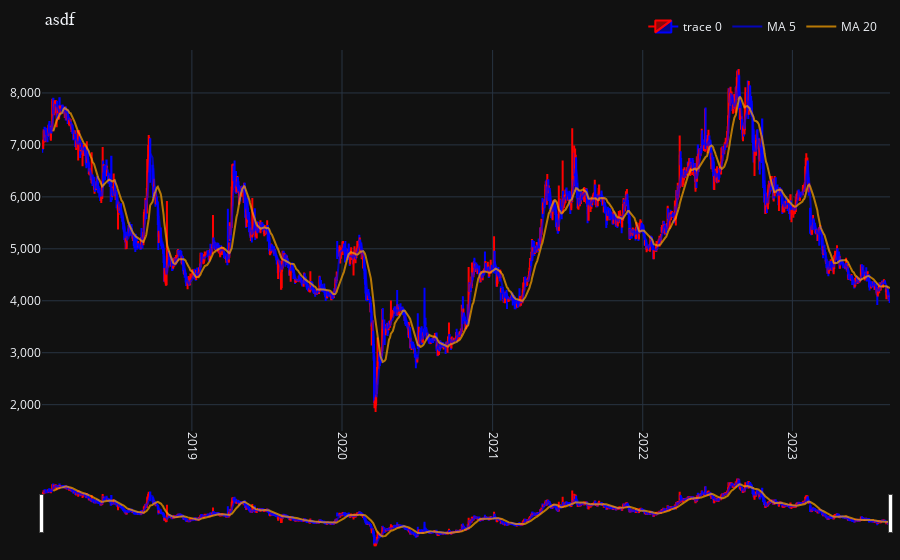

Notebook cell for this chart:
### Code cell
fig = go.Figure(
    data=go.Candlestick(
        x=kor_stock_ohlcv_095570_total['date'],
        open=kor_stock_ohlcv_095570_total['open'],
        high=kor_stock_ohlcv_095570_total['high'],
        low=kor_stock_ohlcv_095570_total['low'],
        close=kor_stock_ohlcv_095570_total['close'],
        increasing_line_color= 'red', decreasing_line_color= 'blue')
)


fig.add_trace(go.Scatter(x=kor_stock_ohlcv_095570_total['date'],
                         y=kor_stock_ohlcv_095570_total['MA5'],
                         opacity=0.7,
                         line=dict(color='blue', width=2),
                         name='MA 5'))
fig.add_trace(go.Scatter(x=kor_stock_ohlcv_095570_total['date'],
                         y=kor_stock_ohlcv_095570_total['MA20'],
                         opacity=0.7,
                         line=dict(color='orange', width=2),
                         name='MA 20'))


fig.update_layout(
    title = 'asdf',
#     title= f'{sig_area} 시군구별 {type_nm} 매매(실거래가)/전월세(보증금) 거래량',
    title_font_family="맑은고딕",
    title_font_size = 18,
    hoverlabel=dict(
#         bgcolor='white',
        bgcolor='black',
        font_size=15,
    ),
    hovermode="x unified",
#     hovermode="x",    
#     template='plotly_white', 
    template='plotly_dark',
    xaxis_tickangle=90,
    yaxis_tickformat = ',',
    legend = dict(orientation = 'h', xanchor = "center", x = 0.85, y= 1.1), 
    barmode='group'
)
    
fig.update_layout(margin=go.layout.Margin(
        l=10, #left margin
        r=10, #right margin
        b=10, #bottom margin
        t=50  #top margin
    ))
    
# fig.update_layout(xaxis_rangeslider_visible=False)
fig.update_xaxes(rangebreaks=[dict(bounds=["sat", "sun"])])
fig.show()

### Figure 1 — Plotly figure (JSON) as saved in the notebook; plotly's stock layout.template omitted (floating-point values rounded to 4 significant figures; data arrays with more than 128 entries replaced by an {"elided": "..."} marker saying what was removed)
{"data": [{"close": {"elided": "1394 int values"}, "decreasing": {"line": {"color": "blue"}}, "high": {"elided": "1394 int values"}, "increasing": {"line": {"color": "red"}}, "low": {"elided": "1394 int values"}, "open": {"elided": "1394 int values"}, "type": "candlestick", "x": {"elided": "1394 str values"}}, {"line": {"color": "blue", "width": 2}, "name": "MA 5", "opacity": 0.7, "type": "scatter", "x": {"elided": "1394 str values"}, "y": {"elided": "1394 int values"}}, {"line": {"color": "orange", "width": 2}, "name": "MA 20", "opacity": 0.7, "type": "scatter", "x": {"elided": "1394 str values"}, "y": {"elided": "1394 float values"}}], "layout": {"barmode": "group", "hoverlabel": {"bgcolor": "black", "font": {"size": 15}}, "hovermode": "x unified", "legend": {"orientation": "h", "x": 0.85, "xanchor": "center", "y": 1.1}, "margin": {"b": 10, "l": 10, "r": 10, "t": 50}, "title": {"font": {"family": "맑은고딕", "size": 18}, "text": "asdf"}, "xaxis": {"rangebreaks": [{"bounds": ["sat", "sun"]}], "tickangle": 90}, "yaxis": {"tickformat": ","}}}
